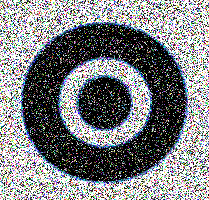
#> input picture lesson7_threshold/img/bimodal_hsv_noise.png, 209 x 200 px
$ python limiarizacaootsu.py
#> lines starting #> are read from the running program, lines starting #| are printed output that depends on the picture; after the words box and inside, x2 and y2 are one past the last pixel; in counts of white or black regions, pixels touching at a corner belong together
import cv2
import numpy as np
from matplotlib import pyplot as plt
img = cv2.imread('../img/bimodal_hsv_noise.png', 0)
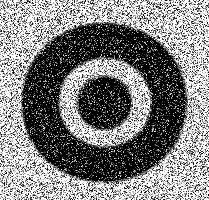
#> img: shape (200, 209); min 0, max 255, mean 127.9
cv2.imshow('Imagem Original', img)


# global thresholding
ret1,th1 = cv2.threshold(img,127,255,cv2.THRESH_BINARY)
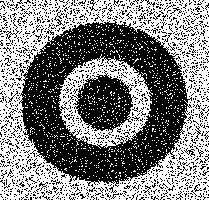
#> th1: shape (200, 209); 50.2% white; 1532 black regions (1515 under 20 px), largest, box (x1, y1, x2, y2) and area: (19, 18, 192, 187) 13500, (72, 70, 138, 133) 2206, (3, 17, 19, 42) 56

# Otsu's thresholding
ret2,th2 = cv2.threshold(img,0,255,cv2.THRESH_BINARY+cv2.THRESH_OTSU)
#> ret2 = 127

# Otsu's thresholding after Gaussian filtering
blur = cv2.GaussianBlur(img,(5,5),0)
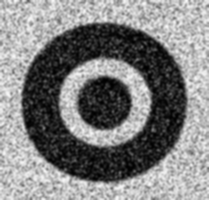
#> blur: shape (200, 209); min 0, max 248, mean 127.9
ret3,th3 = cv2.threshold(blur,0,255,cv2.THRESH_BINARY+cv2.THRESH_OTSU)
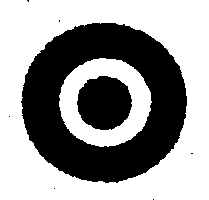
#> th3: shape (200, 209); 59.9% white; 8 black regions (6 under 20 px), largest, box (x1, y1, x2, y2) and area: (21, 23, 187, 183) 14432, (77, 76, 132, 130) 2316
#> ret3 = 112

# plot all the images and their histograms
images = [img, 0, th1,
          img, 0, th2,
          blur, 0, th3]
titles = ['Original Noisy Image','Histogram','Global Thresholding (v=127)',
          'Original Noisy Image','Histogram',"Otsu's Thresholding",
          'Gaussian filtered Image','Histogram',"Otsu's Thresholding"]

for i in xrange(3):
    plt.subplot(3,3,i*3+1),plt.imshow(images[i*3],'gray')
    plt.title(titles[i*3]), plt.xticks([]), plt.yticks([])
    plt.subplot(3,3,i*3+3),plt.imshow(images[i*3+2],'gray')
    plt.title(titles[i*3+2]), plt.xticks([]), plt.yticks([])

plt.savefig('../img/limiarizacaootsu.jpg')
plt.show()

$ run again, with lesson7_threshold/img/rmcranio.png copied over lesson7_threshold/img/bimodal_hsv_noise.png
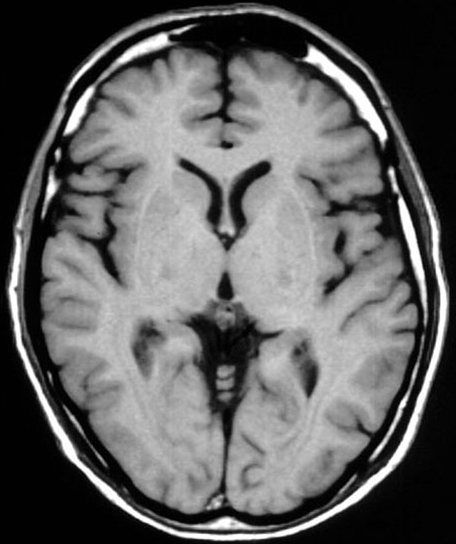
#> input picture lesson7_threshold/img/rmcranio.png, 456 x 544 px
#> img is the input picture: shape (544, 456); min 0, max 255, mean 96.4
#> `ret1,th1 = cv2.threshold(img,127,255,cv2.THRESH_BINARY)`:
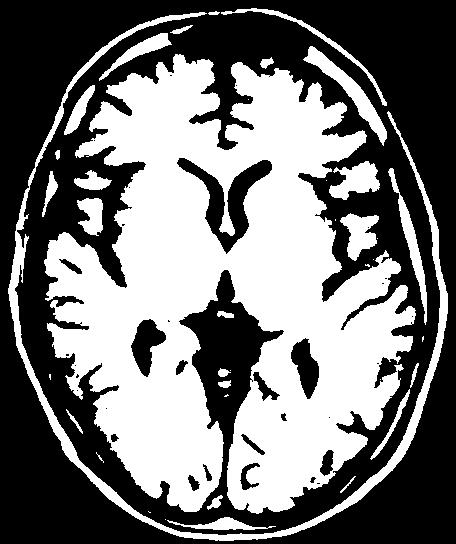
#> th1: shape (544, 456); 46% white; 39 white regions (14 under 20 px), largest, box (x1, y1, x2, y2) and area: (44, 54, 416, 514) 95755, (8, 12, 448, 541) 8336, (303, 46, 387, 146) 1583
#> th2: shape (544, 456); 55.3% white; 37 black regions (20 under 20 px), largest, box (x1, y1, x2, y2) and area: (0, 0, 456, 544) 105577, (179, 159, 271, 251) 2180, (324, 228, 356, 296) 692
#> ret2 = 88
#> `ret3,th3 = cv2.threshold(blur,0,255,cv2.THRESH_BINARY+cv2.THRESH_OTSU)`:
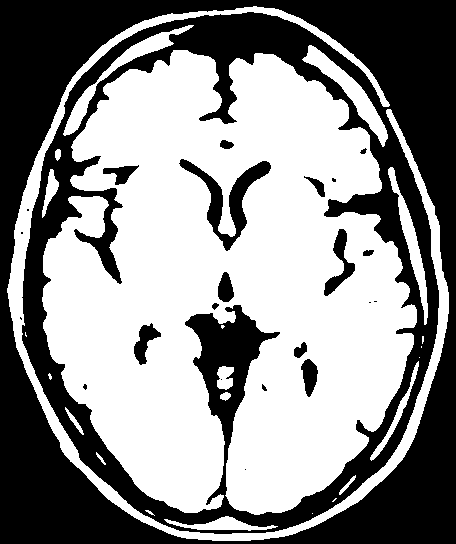
#> th3: shape (544, 456); 55.4% white; 23 black regions (9 under 20 px), largest, box (x1, y1, x2, y2) and area: (0, 0, 456, 544) 105550, (179, 159, 271, 251) 2176, (324, 229, 355, 296) 698
